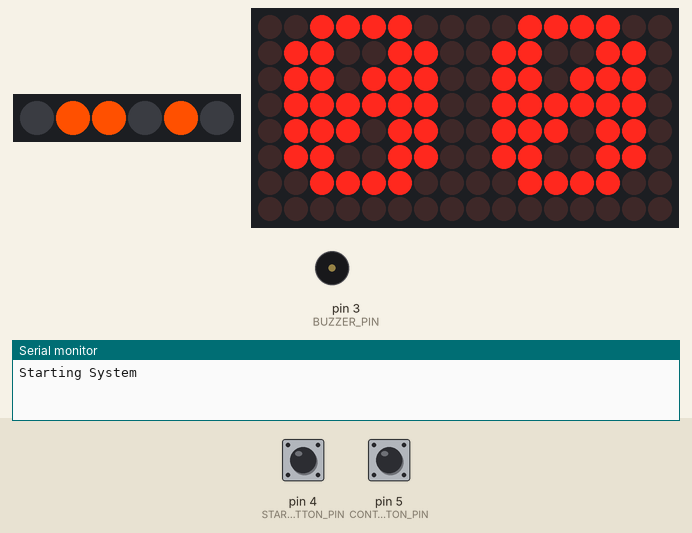
The sketch below on a simulated Arduino Uno, built with avr-gcc and run on an emulated ATmega328P. On the bench: 6 RGB LEDs in strip order, left to right, 16×8 LED matrix, buzzer (waves = sounding), the last lines printed to the serial monitor. Inputs (shaded band) come from the test bench; at power-on: pin 4 (START_BUTTON_PIN) HIGH, pin 5 (CONTACT_BUTTON_PIN) HIGH. The strip is taken to match the declared colour order; random numbers use the default seed unless the sketch sets one.

Above: at 1.6 s.
1.7 s: pin 4 (START_BUTTON_PIN) pulled LOW for 0.15 s
At 3.2 s:
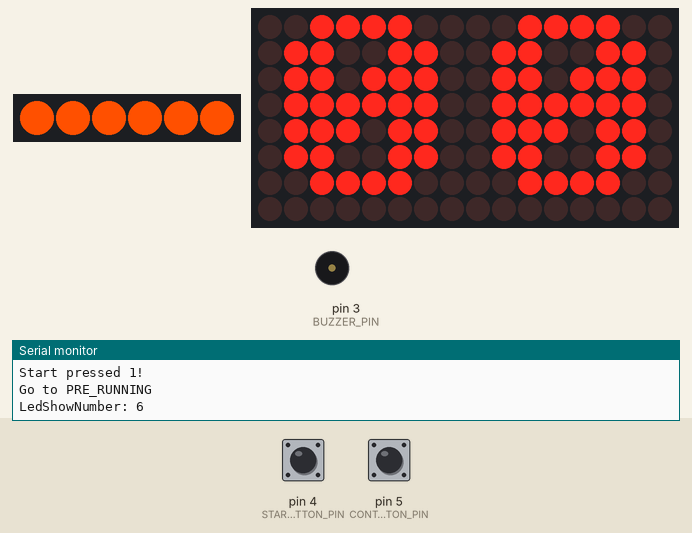
7.8 s: pin 5 (CONTACT_BUTTON_PIN) pulled LOW for 3.2 s
At 10.75 s:
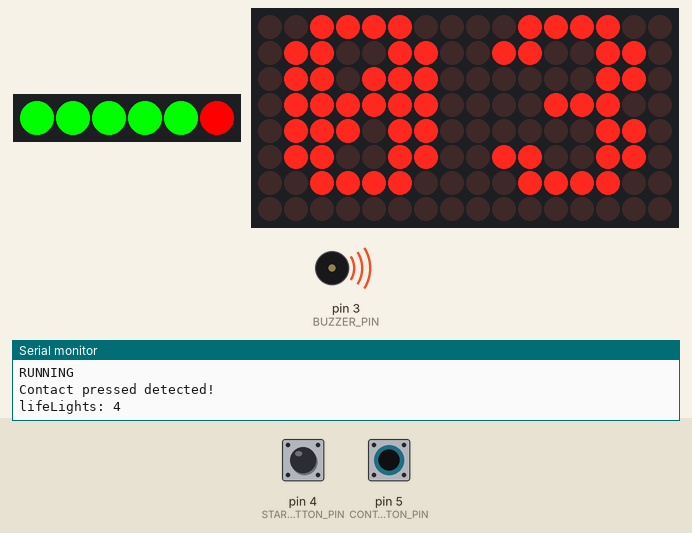
11.6 s: pin 4 (START_BUTTON_PIN) pulled LOW for 1 s
At 19.9 s:
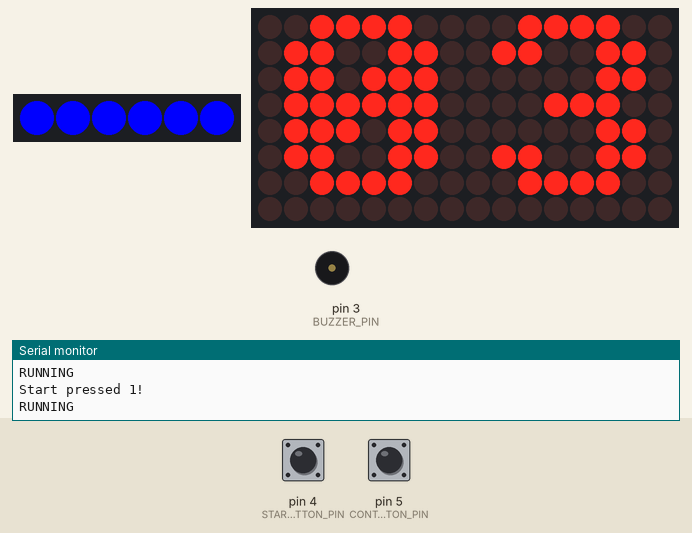
Timing chart, 0 to 24.6 s (numbered marks = the images above; inputs shaded):
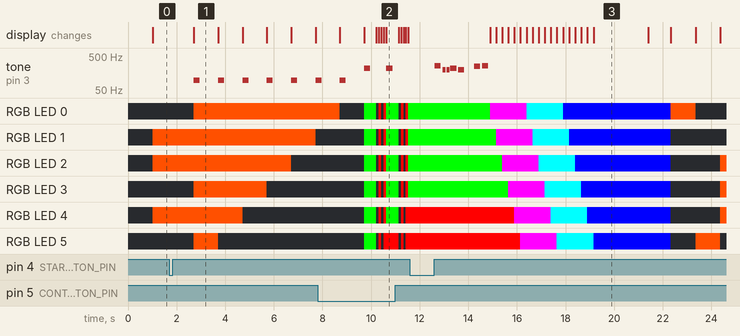

Measured:
- after the input at 1.7 s, tone on pin 3 (BUZZER_PIN): alternates 98 Hz for 0.25 s and silent for 0.75 s, starting after 1.0 s
- after the input at 11.6 s, tone on pin 3 (BUZZER_PIN): plays 262 Hz for 0.25 s, 196 Hz for 0.13 s, 196 Hz for 0.13 s, 220 Hz for 0.25 s, 196 Hz for 0.25 s, 247 Hz for 0.25 s … (7 notes in this stretch), starting after 1.0 s
- what the display in image 1 shows lasts 1.0 s, from 2.7 s to 3.7 s

The sketch:

HotWire.ino
```cpp
#include <Adafruit_NeoPixel.h>
#include <MD_MAX72xx.h >
#include "pitches.h"
#include "definitions.h"

#define HARDWARE_TYPE MD_MAX72XX::FC16_HW
#define MAX_DEVICES 2
#define CLK_PIN 13     // or SCK
#define DATA_PIN 11    // or MOSI
#define CS_PIN 10      // or SS
#define DELAYTIME 100  // in milliseconds


#define LED_PIN 2
#define LED_COUNT 6
#define BUZZER_PIN 3
#define START_BUTTON_PIN 4
#define CONTACT_BUTTON_PIN 5

MD_MAX72XX mx = MD_MAX72XX(HARDWARE_TYPE, CS_PIN, MAX_DEVICES);
Adafruit_NeoPixel strip(LED_COUNT, LED_PIN, NEO_RGB + NEO_KHZ800);

enum { STANDBY,
       PRE_RUNNING,
       RUNNING,
       GAME_OVER,
};

void setup() {
  Serial.begin(115200);
  Serial.println("Starting System");

  pinMode(BUZZER_PIN, OUTPUT);
  pinMode(START_BUTTON_PIN, INPUT_PULLUP);
  pinMode(CONTACT_BUTTON_PIN, INPUT_PULLUP);

  strip.begin();               // INITIALIZE NeoPixel strip object (REQUIRED)
  strip.show();                // Turn OFF all pixels ASAP
  strip.setBrightness(255);    // Set BRIGHTNESS to about 1/5 (max = 255)
  randomSeed(analogRead(A0));  // bessere Zufallswerte

  mx.begin();
  mx.control(MD_MAX72XX::INTENSITY, 5);  // Helligkeit 0–15 mx.clear();
  showBigNumber(0);
}

uint8_t state = STANDBY;
bool contactPressed = false;
bool startPressed = false;
int lifeLights = 0;
int timerCounter = 0;
bool normalTime = true;
int delayValue = 0;

void loop() {
  if (!digitalRead(START_BUTTON_PIN)) {
    Serial.println("Start pressed 1!");
    delay(1000);
    if (!digitalRead(START_BUTTON_PIN)) {
      startPressed = true;
      normalTime = false;
      Serial.println("Start pressed 2!");
    }
    else
    {
      startPressed = true;
      normalTime = true;
    }
  }

  if (!digitalRead(CONTACT_BUTTON_PIN)) {
    contactPressed = true;
    Serial.println("Contact pressed!");
  }

  switch (state) {
    case STANDBY:
      if (startPressed) {
        startPressed = false;
        state = PRE_RUNNING;
        Serial.println("Go to PRE_RUNNING");
      } else {
        if (delayValue++ > 100) {
          delayValue = 0;
          randomPattern();
        }
        delay(10);
      }
      break;

    case PRE_RUNNING:
      for (int i = 6; i >= 0; i--) {
        ledShowNumber(i);
        Serial.print("LedShowNumber: ");
        Serial.println(i);
        tone(BUZZER_PIN, 98, 250);
        delay(500);
        noTone(BUZZER_PIN);
        delay(500);
      }
      lifeLights = 6;
      ledShowGreen(lifeLights);
      state = RUNNING;
      contactPressed = false;
      if(normalTime) timerCounter = 30;
      else timerCounter = 60;
      delayValue = 0;
      showBigNumber(timerCounter);
      Serial.println("Going to RUNNING");
      break;

    case RUNNING:
      Serial.println("RUNNING");
      if (contactPressed) {
        contactPressed = false;
        Serial.println("Contact pressed detected!");
        if (lifeLights > 0) {
          lifeLights--;
          Serial.print("lifeLights: ");
          Serial.println(lifeLights);
        }

        tone(BUZZER_PIN, 220, 250);
        delay(500);
        noTone(BUZZER_PIN);
        ledBlinkRed();
        ledShowGreen(lifeLights);
      }

      if (lifeLights == 0) {
        state = GAME_OVER;
        timerCounter = 0;
        showBigNumber(timerCounter);
      }

      if (delayValue++ > 100) {
        delayValue = 0;
        if (timerCounter > 0) timerCounter--;
        else state = GAME_OVER;
        showBigNumber(timerCounter);
      }

      if (startPressed) {
        startPressed = false;
        state = GAME_OVER;
      }

      delay(10);
      break;

    case GAME_OVER:
      playMusic();
      colorWipe(strip.Color(255, 0, 255), 250);
      colorWipe(strip.Color(0, 255, 255), 250);
      colorWipe(strip.Color(0, 0, 255), 250);
      delay(2000);
      state = STANDBY;
      contactPressed = false;
      startPressed = false;
      timerCounter = 0;
      showBigNumber(timerCounter);
      break;
  }
}


void randomPattern() {
  strip.clear();
  uint32_t orange = strip.Color(255, 80, 0);  // Beispiel: Zufälliges Pattern auswählen
  int pattern = random(3);                    // 0,1,2
  switch (pattern) {
    case 0:
      patternSingle(orange);
      break;

    case 1:
      patternRandomPixels(orange);
      break;

    case 2:
      patternHalf(orange);
      break;
  }
  strip.show();
}

// --- Pattern 1: genau 1 zufälliger Pixel ---
void patternSingle(uint32_t color) {
  int p = random(LED_COUNT);
  strip.setPixelColor(p, color);
}

// --- Pattern 2: jedes Pixel hat 50% Chance ---
void patternRandomPixels(uint32_t color) {
  for (int i = 0; i < LED_COUNT; i++) {
    if (random(2) == 1) { strip.setPixelColor(i, color); }
  }
}

// --- Pattern 3: zufällige Hälfte der LEDs ---
void patternHalf(uint32_t color) {
  int count = LED_COUNT / 2;
  for (int i = 0; i < count; i++) {
    int p = random(LED_COUNT);
    strip.setPixelColor(p, color);
  }
}

void ledShowNumber(int number) {
  if (number > LED_COUNT) number = LED_COUNT;
  for (int i = 0; i < LED_COUNT; i++) {
    strip.setPixelColor(i, strip.Color(0, 0, 0));
  }
  for (int i = 0; i < number; i++) {
    strip.setPixelColor(i, strip.Color(255, 80, 0));
  }
  strip.show();
}

void ledShowGreen(int number) {
  if (number > LED_COUNT) number = LED_COUNT;
  if (number < 0) number = 0;
  int x = number--;

  for (int i = 0; i < LED_COUNT; i++) {
    strip.setPixelColor(i, strip.Color(255, 0, 0));
  }
  if (x >= 0) {
    for (int i = 0; i < x; i++) {
      strip.setPixelColor(i, strip.Color(0, 255, 0));
    }
  }
  strip.show();
}

void ledBlinkRed() {
  for (int x = 0; x < 2; x++) {
    for (int i = 0; i < LED_COUNT; i++) {
      strip.setPixelColor(i, strip.Color(0, 0, 0));
    }
    strip.show();
    delay(100);
    for (int i = 0; i < LED_COUNT; i++) {
      strip.setPixelColor(i, strip.Color(255, 0, 0));
    }
    strip.show();
    delay(100);
  }
}

void playMusic(void) {
  // iterate over the notes of the melody:
  for (int thisNote = 0; thisNote < 8; thisNote++) {

    // to calculate the note duration, take one second divided by the note type.
    //e.g. quarter note = 1000 / 4, eighth note = 1000/8, etc.
    int noteDuration = 1000 / noteDurations[thisNote];
    tone(BUZZER_PIN, melody[thisNote], noteDuration);

    // to distinguish the notes, set a minimum time between them.
    // the note's duration + 30% seems to work well:
    int pauseBetweenNotes = noteDuration * 1.30;
    delay(pauseBetweenNotes);
    // stop the tone playing:
    noTone(BUZZER_PIN);
  }
}

////////////////////////////////////////////////////////////////////////////////////////////
void drawBigDigit(uint8_t device, uint8_t digit) {
  for (uint8_t row = 0; row < 8; row++) { mx.setRow(device, row, bigDigits[digit][row]); }
}

void showBigNumber(int num) {
  drawBigDigit(0, num / 10);
  drawBigDigit(1, num % 10);
}

////////////////////////////////////////////////////////////////////////////////////////////

// Fill strip pixels one after another with a color. Strip is NOT cleared
// first; anything there will be covered pixel by pixel. Pass in color
// (as a single 'packed' 32-bit value, which you can get by calling
// strip.Color(red, green, blue) as shown in the loop() function above),
// and a delay time (in milliseconds) between pixels.
void colorWipe(uint32_t color, int wait) {
  for (int i = 0; i < strip.numPixels(); i++) {  // For each pixel in strip...
    strip.setPixelColor(i, color);               //  Set pixel's color (in RAM)
    strip.show();                                //  Update strip to match
    delay(wait);                                 //  Pause for a moment
  }
}
```

pitches.h
```cpp
/*************************************************
   Public Constants
 *************************************************/

#define NOTE_B0 31
#define NOTE_C1 33
#define NOTE_CS1 35
#define NOTE_D1 37
#define NOTE_DS1 39
#define NOTE_E1 41
#define NOTE_F1 44
#define NOTE_FS1 46
#define NOTE_G1 49
#define NOTE_GS1 52
#define NOTE_A1 55
#define NOTE_AS1 58
#define NOTE_B1 62
#define NOTE_C2 65
#define NOTE_CS2 69
#define NOTE_D2 73
#define NOTE_DS2 78
#define NOTE_E2 82
#define NOTE_F2 87
#define NOTE_FS2 93
#define NOTE_G2 98
#define NOTE_GS2 104
#define NOTE_A2 110
#define NOTE_AS2 117
#define NOTE_B2 123
#define NOTE_C3 131
#define NOTE_CS3 139
#define NOTE_D3 147
#define NOTE_DS3 156
#define NOTE_E3 165
#define NOTE_F3 175
#define NOTE_FS3 185
#define NOTE_G3 196
#define NOTE_GS3 208
#define NOTE_A3 220
#define NOTE_AS3 233
#define NOTE_B3 247
#define NOTE_C4 262
#define NOTE_CS4 277
#define NOTE_D4 294
#define NOTE_DS4 311
#define NOTE_E4 330
#define NOTE_F4 349
#define NOTE_FS4 370
#define NOTE_G4 392
#define NOTE_GS4 415
#define NOTE_A4 440
#define NOTE_AS4 466
#define NOTE_B4 494
#define NOTE_C5 523
#define NOTE_CS5 554
#define NOTE_D5 587
#define NOTE_DS5 622
#define NOTE_E5 659
#define NOTE_F5 698
#define NOTE_FS5 740
#define NOTE_G5 784
#define NOTE_GS5 831
#define NOTE_A5 880
#define NOTE_AS5 932
#define NOTE_B5 988
#define NOTE_C6 1047
#define NOTE_CS6 1109
#define NOTE_D6 1175
#define NOTE_DS6 1245
#define NOTE_E6 1319
#define NOTE_F6 1397
#define NOTE_FS6 1480
#define NOTE_G6 1568
#define NOTE_GS6 1661
#define NOTE_A6 1760
#define NOTE_AS6 1865
#define NOTE_B6 1976
#define NOTE_C7 2093
#define NOTE_CS7 2217
#define NOTE_D7 2349
#define NOTE_DS7 2489
#define NOTE_E7 2637
#define NOTE_F7 2794
#define NOTE_FS7 2960
#define NOTE_G7 3136
#define NOTE_GS7 3322
#define NOTE_A7 3520
#define NOTE_AS7 3729
#define NOTE_B7 3951
#define NOTE_C8 4186
#define NOTE_CS8 4435
#define NOTE_D8 4699
#define NOTE_DS8 4978
```

Source omitted: definitions.h (data table, 822 bytes)
